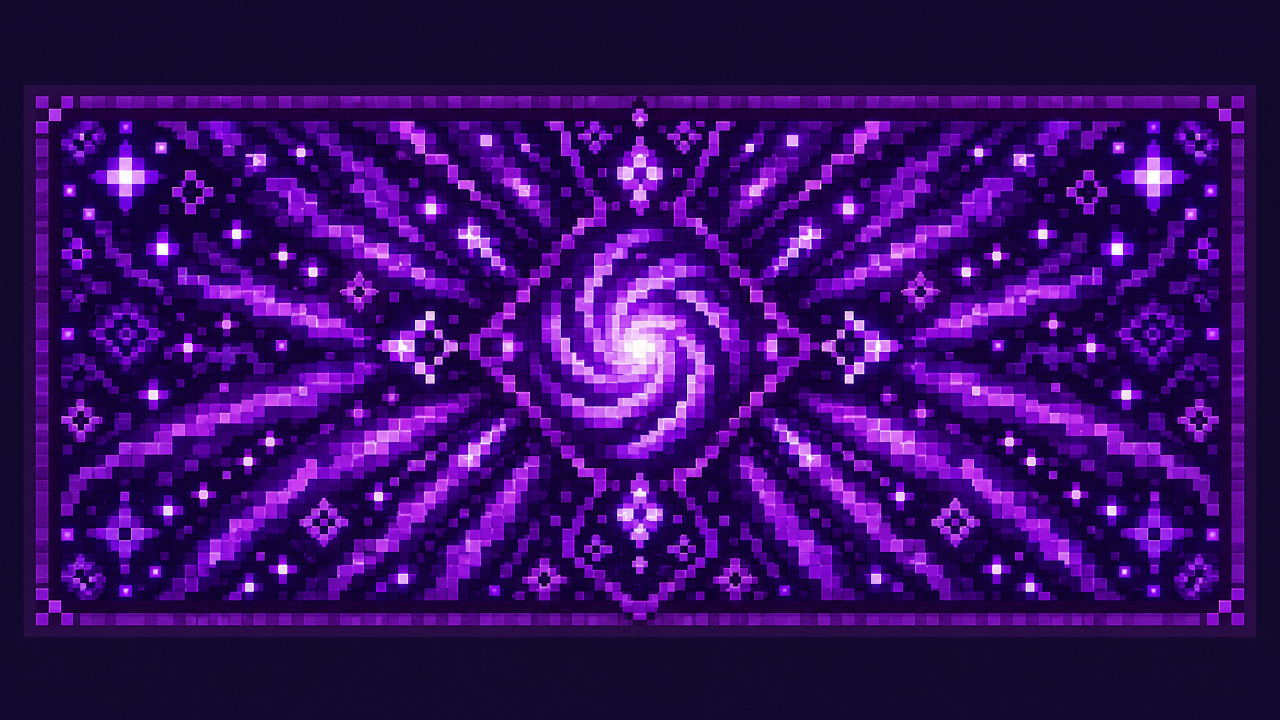
#> input picture assets/cosmetics/generated/nebula-full-pattern-presentation.png, 2560 x 1440 px (shown at 1/2 size)
$ python build_nebula_void_capes.py
#> lines starting #> are read from the running program, lines starting #| are printed output that depends on the picture
from pathlib import Path
from PIL import Image

ROOT = Path(__file__).resolve().parents[1]
GENERATED = ROOT / "assets" / "cosmetics" / "generated"
TEXTURES = ROOT / "assets" / "cosmetics" / "capes"
PREVIEWS = ROOT / "assets" / "cosmetics" / "previews"

# Bounds of each complete, flat cape rectangle inside the 2560×1440 generation.
DESIGNS = {
    "nebula-mark": {
        "source": GENERATED / "nebula-full-pattern-presentation.png",
        "bounds": (60, 100, 2500, 1195),
        "preview_background": (55, 16, 92, 255),
        "minimum_visible": (32, 10, 55),
    },
    "void-rune": {
        "source": GENERATED / "void-full-pattern-presentation.png",
        "bounds": (70, 102, 2490, 1205),
        "preview_background": (20, 21, 26, 255),
        "minimum_visible": (11, 12, 18),
    },
}


def normalize(surface, minimum):
    """Keep every texture pixel opaque; Void may be black-looking but never transparent."""
    image = surface.convert("RGBA")
    out = Image.new("RGBA", image.size)
    min_r, min_g, min_b = minimum
    for y in range(image.height):
        for x in range(image.width):
            r, g, b, _ = image.getpixel((x, y))
            # Lift only fully empty generation pixels into a very dark patterned tone.
            if r < min_r and g < min_g and b < min_b:
                variation = ((x * 5 + y * 3) % 4) * 4
                out.putpixel((x, y), (min_r + variation, min_g + variation, min_b + variation, 255))
            else:
                out.putpixel((x, y), (r, g, b, 255))
    return out


for cape_id, spec in DESIGNS.items():
    source = Image.open(spec["source"]).convert("RGBA")
    full = source.crop(spec["bounds"])
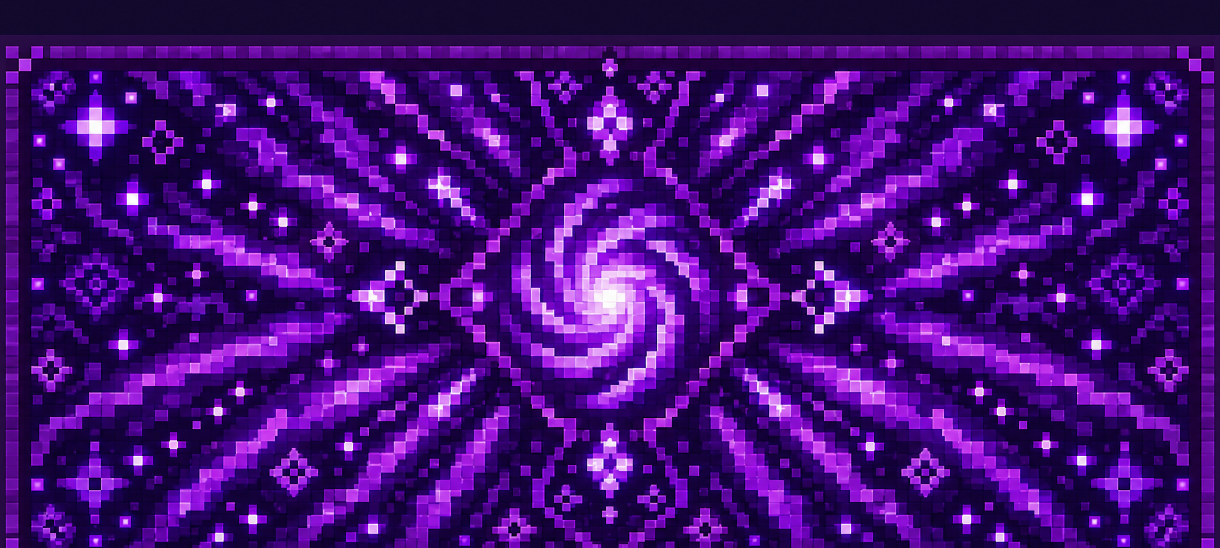
#> full: PIL image 2440x1095 RGBA (shown at 1/2 size); mean R, G, B, A 66.1, 13.1, 116.9, 255
    full_texture = normalize(full.resize((64, 32), Image.Resampling.NEAREST), spec["minimum_visible"])
#> in normalize, `image = surface.convert("RGBA")`:
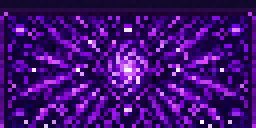
#> image: PIL image 64x32 RGBA (shown 4 times larger); mean R, G, B, A 64.7, 12.2, 115.3, 255
#> in normalize, `out = Image.new("RGBA", image.size)`: out: PIL image 64x32 RGBA; every value is 0
#> after the loop in normalize, `for y in range(image.height):`:
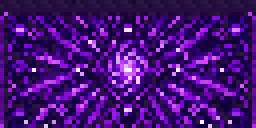
#> out: PIL image 64x32 RGBA (shown 4 times larger); mean R, G, B, A 68.4, 14.4, 117.7, 255
    full_texture.save(GENERATED / f"{cape_id}-full-pattern-64x32.png")

    # Minecraft's cape cuboid accesses several UV rectangles. Fill all 4,096 atlas
    # pixels by tiling the same 10×16 motif, so front, back, side strips and edges
    # are all patterned during cape motion.
    face = normalize(full_texture.resize((10, 16), Image.Resampling.BOX), spec["minimum_visible"])
    atlas = Image.new("RGBA", (64, 64), (0, 0, 0, 255))
    for y in range(64):
        for x in range(64):
            atlas.putpixel((x, y), face.getpixel((x % face.width, y % face.height)))
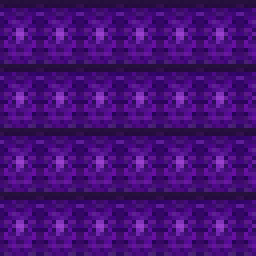
#> atlas: PIL image 64x64 RGBA (shown 4 times larger); mean R, G, B, A 68.6, 14.7, 118, 255
    # Conventional broad cape faces contain the primary motif in normal/mirrored form.
    atlas.paste(face, (1, 1))
    atlas.paste(face.transpose(Image.Transpose.FLIP_LEFT_RIGHT), (12, 1))
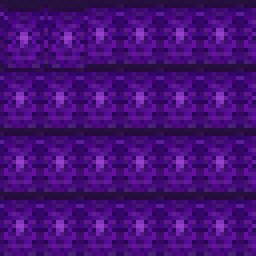
#> atlas: PIL image 64x64 RGBA (shown 4 times larger); mean R, G, B, A 68.6, 14.7, 118, 255
    atlas.save(TEXTURES / f"{cape_id}.png")

    preview = full_texture.resize((128, 64), Image.Resampling.NEAREST)
    card = Image.new("RGBA", (128, 128), spec["preview_background"])
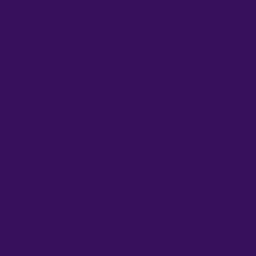
#> card: PIL image 128x128 RGBA (shown 2 times larger); mean R, G, B, A 55, 16, 92, 255
    card.paste(preview, (0, 32))
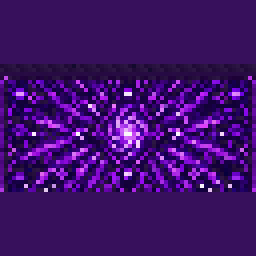
#> card: PIL image 128x128 RGBA (shown 2 times larger); mean R, G, B, A 61.7, 15.2, 104.9, 255
    card.save(PREVIEWS / f"cape-{cape_id}.png")
    print(f"Created {cape_id} Minecraft atlas and launcher preview.")
#> pass 2 of the loop `for cape_id, spec in DESIGNS.items():`:
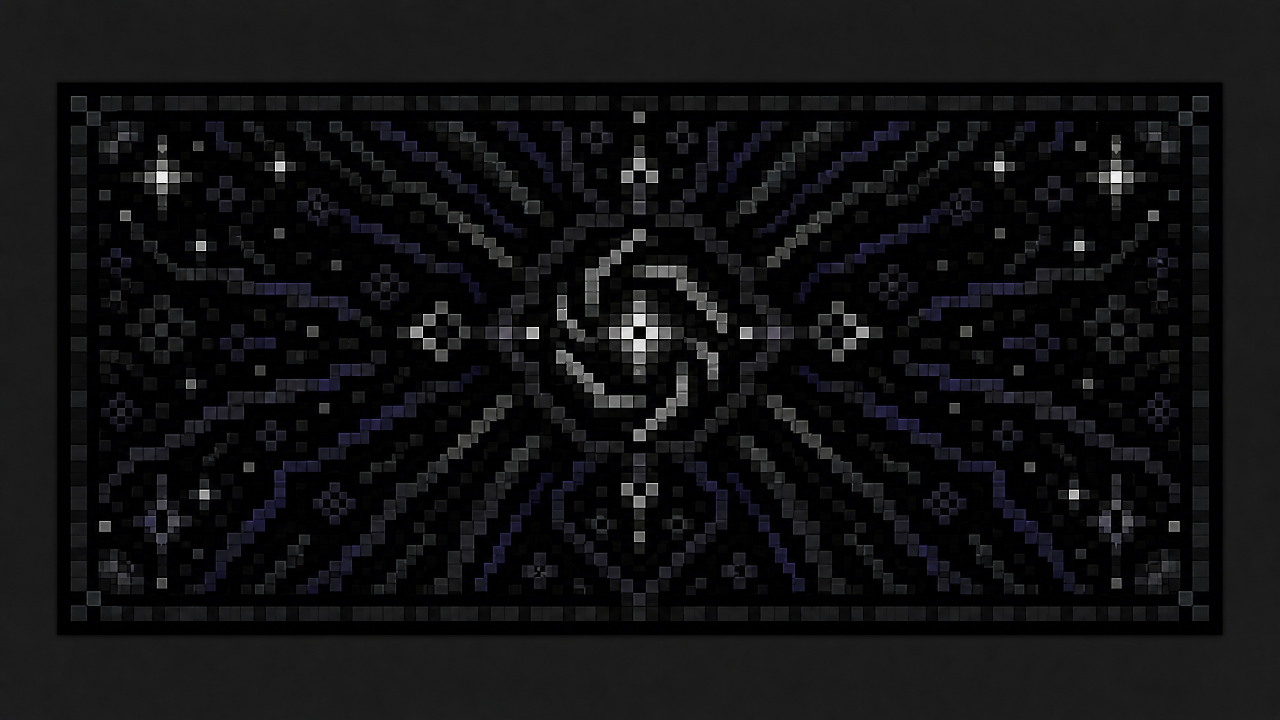
#> input picture assets/cosmetics/generated/void-full-pattern-presentation.png, 2560 x 1440 px (shown at 1/2 size)
#> `full = source.crop(spec["bounds"])`:
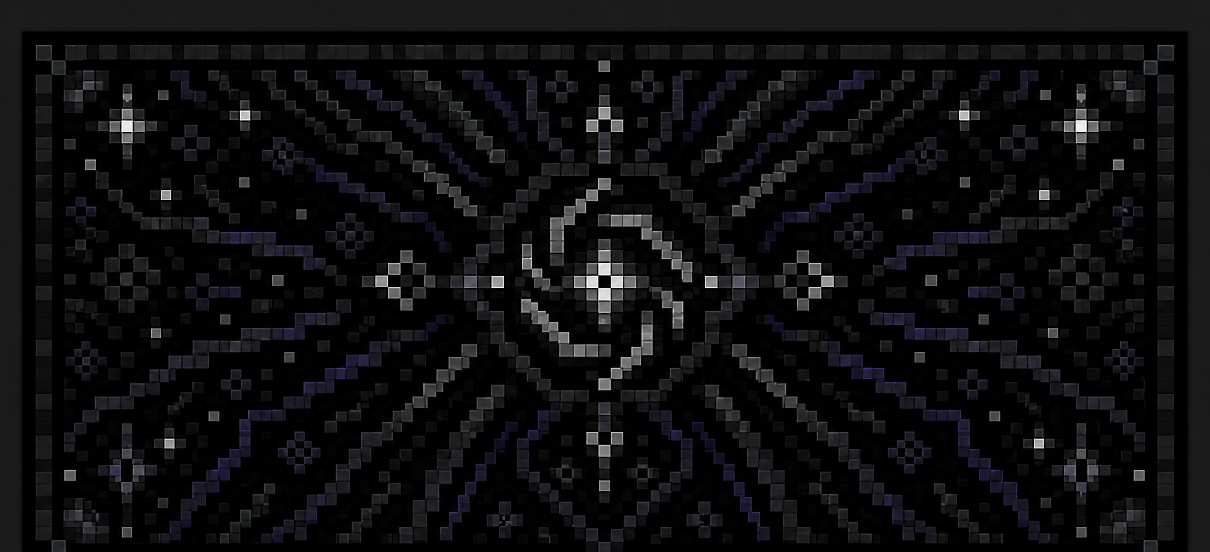
#> full: PIL image 2420x1103 RGBA (shown at 1/2 size); mean R, G, B, A 14.1, 14, 15.8, 255
#> `card.paste(preview, (0, 32))`:
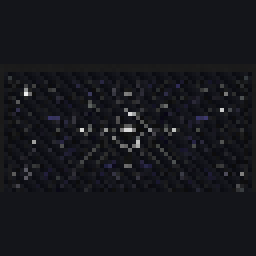
#> card: PIL image 128x128 RGBA (shown 2 times larger); mean R, G, B, A 22, 22.8, 27.8, 255
